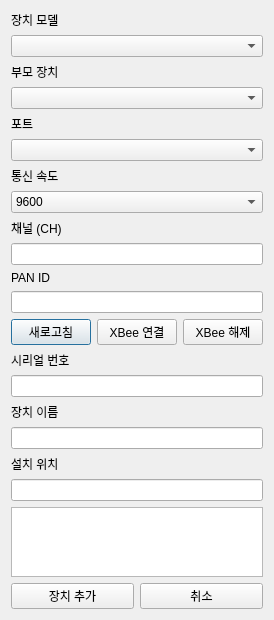
<?xml version="1.0" encoding="UTF-8"?>
<ui version="4.0">
 <class>XbeeAddDialog</class>
 <widget class="QDialog" name="XbeeAddDialog">
  <property name="geometry">
   <rect>
    <x>0</x>
    <y>0</y>
    <width>268</width>
    <height>550</height>
   </rect>
  </property>
  <property name="windowTitle">
   <string>XBee 장치 추가</string>
  </property>
  <layout class="QVBoxLayout" name="verticalLayout">
   <item>
    <widget class="QLabel" name="label_model">
     <property name="text">
      <string>장치 모델</string>
     </property>
    </widget>
   </item>
   <item>
    <widget class="QComboBox" name="comboBox_model"/>
   </item>
   <item>
    <widget class="QLabel" name="label_parent">
     <property name="text">
      <string>부모 장치</string>
     </property>
    </widget>
   </item>
   <item>
    <widget class="QComboBox" name="comboBox_parent"/>
   </item>
   <item>
    <widget class="QLabel" name="label_port">
     <property name="text">
      <string>포트</string>
     </property>
    </widget>
   </item>
   <item>
    <widget class="QComboBox" name="comboBox_port"/>
   </item>
   <item>
    <widget class="QLabel" name="label_baudrate">
     <property name="text">
      <string>통신 속도</string>
     </property>
    </widget>
   </item>
   <item>
    <widget class="QComboBox" name="comboBox_baudrate_add">
     <property name="editable">
      <bool>false</bool>
     </property>
     <item>
      <property name="text">
       <string>9600</string>
      </property>
     </item>
     <item>
      <property name="text">
       <string>115200</string>
      </property>
     </item>
    </widget>
   </item>
   <item>
    <widget class="QLabel" name="label_ch">
     <property name="text">
      <string>채널 (CH)</string>
     </property>
    </widget>
   </item>
   <item>
    <widget class="QLineEdit" name="lineEdit_ch"/>
   </item>
   <item>
    <widget class="QLabel" name="label_panid">
     <property name="text">
      <string>PAN ID</string>
     </property>
    </widget>
   </item>
   <item>
    <widget class="QLineEdit" name="lineEdit_panid"/>
   </item>
   <item>
    <layout class="QHBoxLayout" name="horizontalLayout">
     <item>
      <widget class="QPushButton" name="button_refresh">
       <property name="text">
        <string>새로고침</string>
       </property>
      </widget>
     </item>
     <item>
      <widget class="QPushButton" name="button_connect">
       <property name="text">
        <string>XBee 연결</string>
       </property>
      </widget>
     </item>
     <item>
      <widget class="QPushButton" name="button_disconnect">
       <property name="text">
        <string>XBee 해제</string>
       </property>
      </widget>
     </item>
    </layout>
   </item>
   <item>
    <widget class="QLabel" name="label_sn">
     <property name="text">
      <string>시리얼 번호</string>
     </property>
    </widget>
   </item>
   <item>
    <widget class="QLineEdit" name="lineEdit_sn">
     <property name="readOnly">
      <bool>true</bool>
     </property>
    </widget>
   </item>
   <item>
    <widget class="QLabel" name="label_name">
     <property name="text">
      <string>장치 이름</string>
     </property>
    </widget>
   </item>
   <item>
    <widget class="QLineEdit" name="lineEdit_name"/>
   </item>
   <item>
    <widget class="QLabel" name="label_location">
     <property name="text">
      <string>설치 위치</string>
     </property>
    </widget>
   </item>
   <item>
    <widget class="QLineEdit" name="lineEdit_location"/>
   </item>
   <item>
    <widget class="QTextEdit" name="textEdit_log"/>
   </item>
   <item>
    <layout class="QHBoxLayout" name="horizontalLayout_buttons">
     <item>
      <widget class="QPushButton" name="button_add">
       <property name="text">
        <string>장치 추가</string>
       </property>
      </widget>
     </item>
     <item>
      <widget class="QPushButton" name="button_cancel">
       <property name="text">
        <string>취소</string>
       </property>
      </widget>
     </item>
    </layout>
   </item>
  </layout>
 </widget>
 <resources/>
 <connections/>
</ui>
